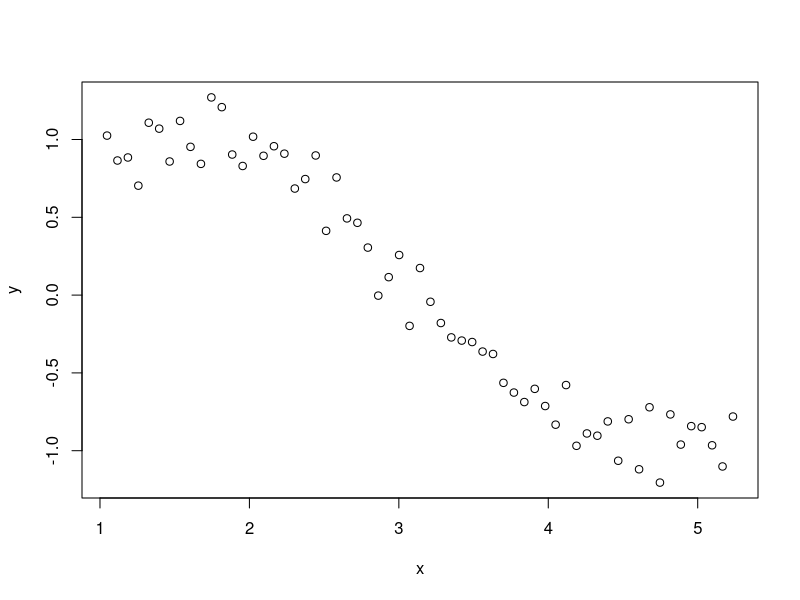

Source code (R): (Note: this script raises an error after producing the figure.)
#install.packages('glue')
#install.packages('glmnet')
#install.packages('ggridges')
library(ggplot2)
library(ggridges)
library(glue)
library(glmnet)

#LINEAR REGRESSION
x <- c(seq(from=60, to=300, by=4)/180*pi)
y <- sin(x) + rnorm(length(x),0,0.15)
#draw <- data.frame(x,y)
#ggplot(data=draw,aes(x=x,y=y))+ geom_point()+stat_smooth(method="lm")
plot(x,y)
data <- data.frame(x)
names(data) <- c('x')
for (i in (2:15)){
  col_name <- glue('x_{i}')
  data[col_name] <- data['x']**i;
}

linear_regression <- function(data, power){
  str <- 'y ~ x'
  if (power>=2){
    for (i in 2:power)
      str <- paste(str , glue('+x_{i}'))
  }
  fit <- lm(data=data, formula = str)
  plot(x,y)
  lines(x,fitted(fit))
  #summary(fit)
  return(summary(fit)$coefficients[,1])
}

for (i in 1:15) {
  print(linear_regression(data,i))
}




#RIDGE & LASSO
v <- c(1e-15, 1e-10, 1e-8, 1e-4, 1e-3,1e-2, 1, 5, 10, 20)
x = data.matrix(x)
x
data=data.matrix(data, rownames.force = NA)
data
ridge = glmnet(data, y, alpha = 0, lambda = v)
lasso = glmnet(data, y, alpha = 1, lambda = v)
lasso.cv <- cv.glmnet(data, y, type.measure="mse", alpha=1)
ridge.cv <- cv.glmnet(data, y, type.measure="mse", alpha=0)
predict(ridge, type = "coefficients", s = v)[1:16,]
predict(lasso, type = "coefficients", s = v)[1:16,]
